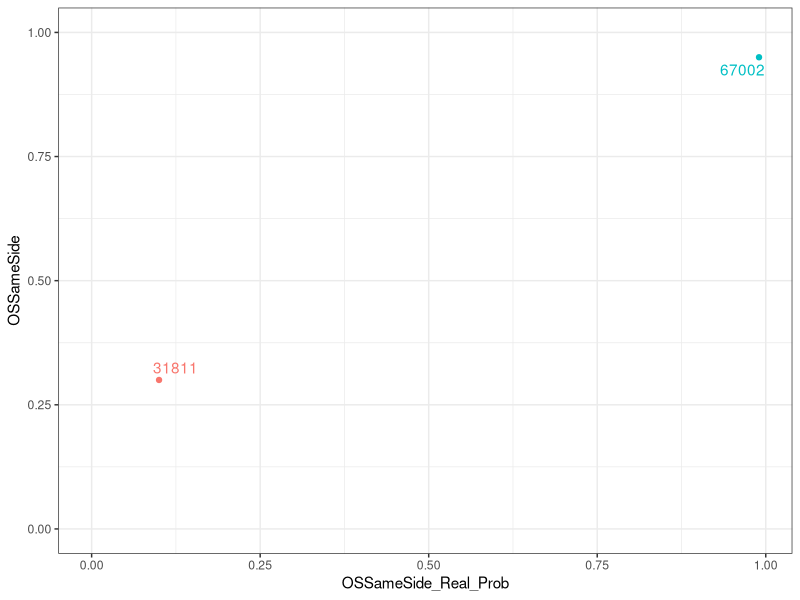

Write R code to recreate this figure.
library(tidyr)
library(dplyr)


optimized = read.csv("../../optimizeDLM/subset/auto-summary-lstm_2.6.tsv", sep="\t")
real = read.csv("../../fitGrammars/subset/auto-summary-lstm_2.6.tsv", sep="\t")


dataO = optimized %>% filter(CoarseDependency == "obj")
dataS = optimized %>% filter(CoarseDependency == "nsubj")

data = merge(dataO, dataS, by=c("LanguageBare", "Language", "FileName"))

data = data %>% mutate(OFartherThanS = (DistanceWeight.x > DistanceWeight.y))
data = data %>% mutate(OSSameSide = (sign(DH_Weight.x) == sign(DH_Weight.y)))

data = data %>% mutate(Order = ifelse(OSSameSide & OFartherThanS, "VSO", ifelse(OSSameSide, "SOV", "SVO")))


u = data %>% group_by(LanguageBare, Language) %>% summarise(OSSameSideSum=sum(OSSameSide), OSSameSideTotal=NROW(OSSameSide), OSSameSide = mean(OSSameSide), OFartherThanS = mean(OFartherThanS))
print(u[order(u$OSSameSide),], n=60)

sigmoid = function(x) {
	return(1/(1+exp(-x)))
}

realO = real %>% filter(Dependency == "obj")
realS = real %>% filter(Dependency == "nsubj")

real = merge(realO, realS, by=c("Language", "FileName", "ModelName"))

real = real %>% mutate(OFartherThanS_Real = (Distance_Mean_NoPunct.x > Distance_Mean_NoPunct.y))
real = real %>% mutate(OSSameSide_Real = (sign(DH_Mean_NoPunct.x) == sign(DH_Mean_NoPunct.y)))
real = real %>% mutate(OSSameSide_Real_Prob = (sigmoid(DH_Mean_NoPunct.x) * sigmoid(DH_Mean_NoPunct.y)) + ((1-sigmoid(DH_Mean_NoPunct.x)) * (1-sigmoid(DH_Mean_NoPunct.y))))

real = real %>% mutate(Order_Real = ifelse(OSSameSide_Real & OFartherThanS_Real, "VSO", ifelse(OSSameSide_Real, "SOV", "SVO")))

real2 = data.frame(LanguageBare=c("English_2.6", "Japanese_2.6"), OSSameSide_Real_Prob = c(0.1, 0.99))


sizes = strsplit(as.character(u$Language), "-")
size = c()
for(i in (1:nrow(u))) {
	size = c(sizes[[i]][2], size)
}
u$size = as.numeric(size)


u = u %>% select(OSSameSide, LanguageBare, Language, size)

u = merge(u, real %>% select(Language, OSSameSide_Real_Prob), by=c("Language"), all=TRUE)


u = rbind(as.data.frame(u), data.frame(LanguageBare = c("English_2.6", "Japanese_2.6"), Language = c("English_2.6-31811", "Japanese_2.6-67002"), size=c(31811, 67002), OSSameSide=c(0.3, 0.95), OSSameSide_Real_Prob=c(0.1, 0.99)))


#u = merge(u, real2 %>% select(LanguageBare, OSSameSide_Real_Prob), by=c("LanguageBare"), all=TRUE)

library(ggplot2)
library(ggrepel)



plot = ggplot(u %>% filter(LanguageBare %in% c("English_2.6", "Japanese_2.6")), aes(x=OSSameSide_Real_Prob, y=OSSameSide, color=LanguageBare)) + geom_point(show.legend=FALSE) + geom_text_repel(aes(label=size), show.legend=FALSE) + xlim(0, NA) + ylim(0, NA) + theme_bw()
ggsave("figures/by-corpus-size.pdf", width=4, height=4)


